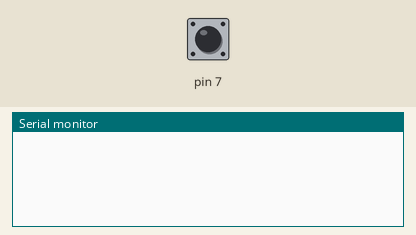
This sketch was run on a simulated Arduino Uno, built with avr-gcc and run on an emulated ATmega328P. Parts: the last lines printed to the serial monitor. Inputs (shaded band) come from the test bench; at power-on: pin 7 LOW.

Above: at 1.2 s.
1.3 s: pin 7 driven HIGH
At 2.2 s:
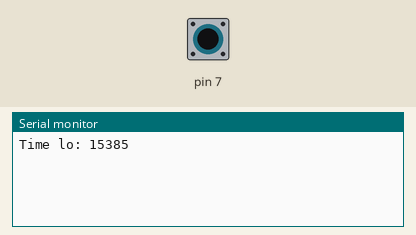
2.8 s: pin 7 pulsed LOW 2 times (0.12 s each, 0.3 s apart)
At 3.22 s:
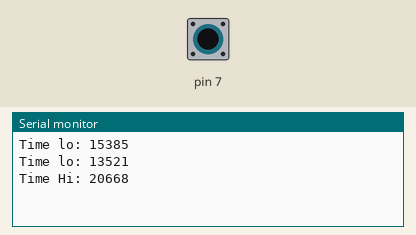

The sketch:

LoadCellTest1.ino
```cpp
/* Steven Williams
 * 15.11.2015
 * PROGRAM OBJECTIVE:
 * retrieve values from a load sensor in the form of a clock signal
 * and interpret it as a readable mass quantity
 */

void setup() {
  // for defining digital reads
  pinMode(3, INPUT);
  pinMode(7, INPUT);
  Serial.begin(9600);
}
  /*
  int counter = 0;
  int numLoop = 20;
  */
  int hi = 0;
  int lo = 0;
  int prevVal = 0;
  int val = 0;
  const int ELEMS = 10;
  int valsLo[ELEMS];
  int valsHi[ELEMS];
  int valsSum;
  float avgLo;
  float avgHi;

void loop() {
  /* displays raw timer data
  if (counter%numLoop == 0) {
    if(Serial.available() > 0) {
      Serial.print("Pin 7: ");
      Serial.println(digitalRead(7));
      Serial.print("Pin 8: ");
      Serial.println(digitalRead(8));
      Serial.println(" ");
      delay(20);
    }
  }
  */

  val = digitalRead(7);

  if (val>0) {
    hi++;
  } else {
    lo++;
  }
  int level = 6;

  if (val>prevVal) { //rising edge
    if (lo>level) {
    Serial.print("Time lo: ");
    Serial.println(lo);
    }
    /*
    valsSum = 0;
    for(int i=0;i<ELEMS;i++) { //append newest low length to lo array
      if (i==ELEMS-1){
        valsLo[i] = lo;
      } else {
        valsLo[i] = valsLo[i+1];
      }
      valsSum += valsLo[i];

    }
    avgLo = valsSum/ELEMS;
    */
    lo = 0;
  } else if(val<prevVal) { //falling edge
    if (hi>level) {
    Serial.print("Time Hi: ");
    Serial.println(hi);
    }
    /*
    valsSum = 0;
    for(int i=0;i<ELEMS;i++) { //append newest high length to hi array
      if (i==ELEMS-1){
        valsHi[i] = hi;
      } else {
        valsHi[i] = valsHi[i+1];
      }
      valsSum += valsHi[i];
    }
    /*
    Serial.println(hi);
    Serial.println(valsSum);
    delay(1000);
    avgHi = valsSum/ELEMS;
    */
    hi = 0;
  }
  /*
  if (avgHi < 5.0) {
      Serial.print("avgHi: ");
      Serial.println(avgHi);
  }
  if (avgLo < 5.0) {
      Serial.print("avgLo: ");
      Serial.println(avgLo);
  }
  */
  prevVal = val;
}
```

Measured:
- after the input at 1.3 s, the serial monitor: prints a new line at once (image 1)
- after the input at 2.8 s, the serial monitor: prints a new line after 0.12 s (image 2)
